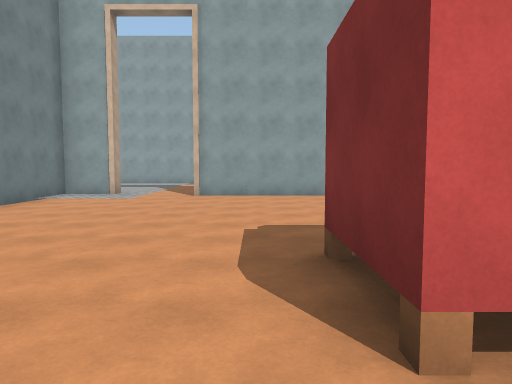
view 1 (above)

24 first-person views from a walk through a 3-D level made in the Unity game engine. The camera is 1.5 m above the floor, tilts 4° down and sees 70° across. The floor is counted in squares, 2 m on a side. Each view is taken from the middle of a square. On the plan, view 1 faces up. The plan holds only what a view shows up to about 11 squares ahead; the rest is blank. The place goes on beyond the plan. The player character is not drawn. Surface patterns are stand-ins for the level's own textures.

view 2
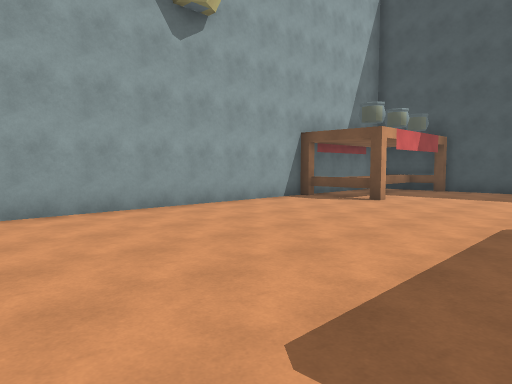

view 3
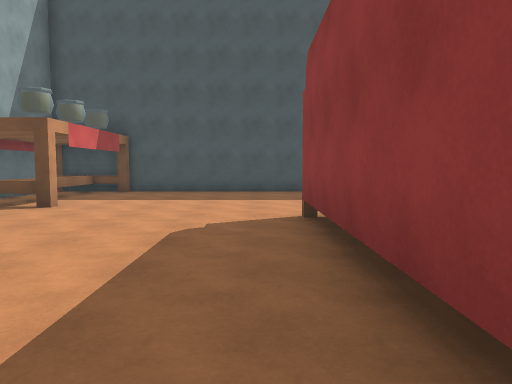

view 4
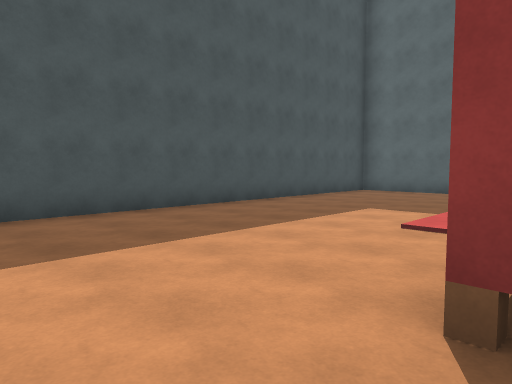

view 5
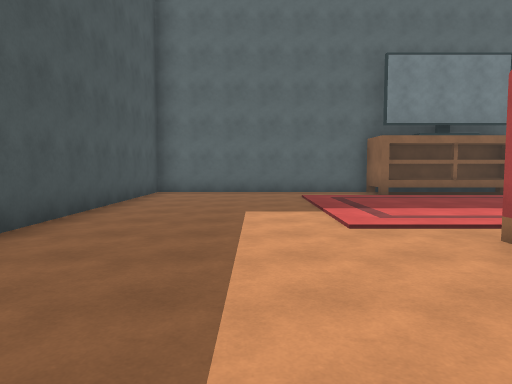

view 6
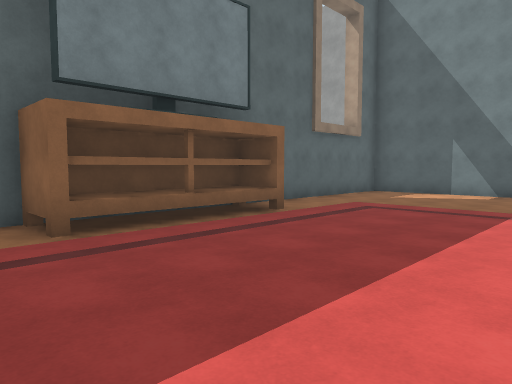

view 7
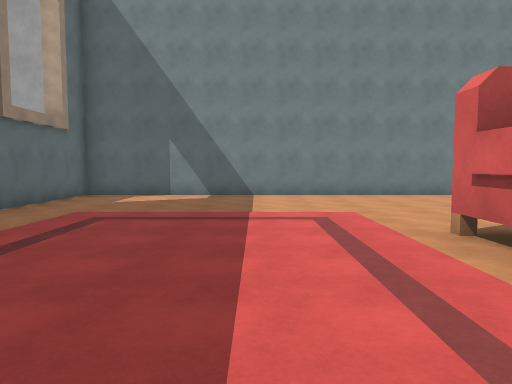

view 8
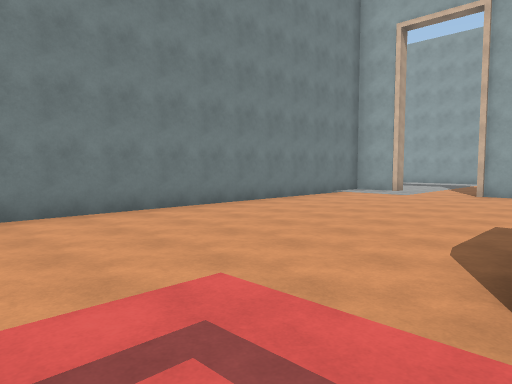

view 9
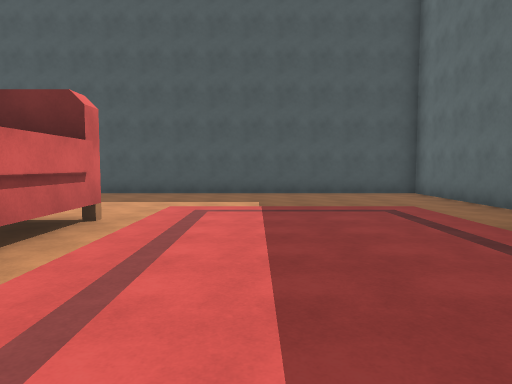

view 10
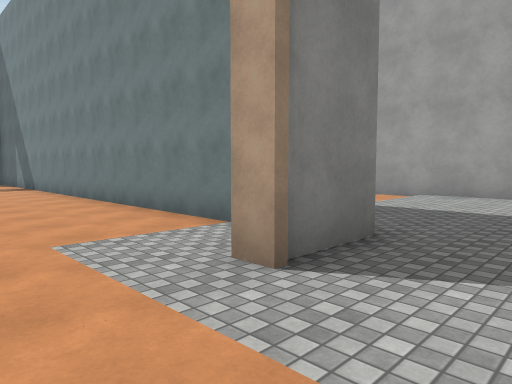

view 11
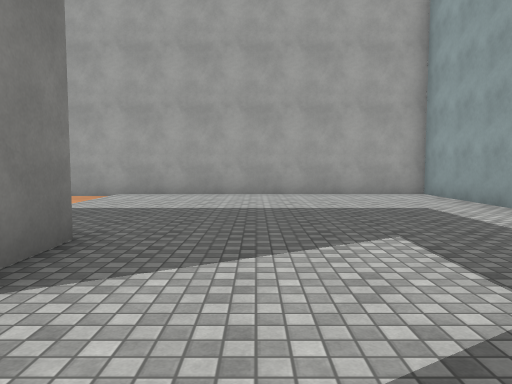

view 12
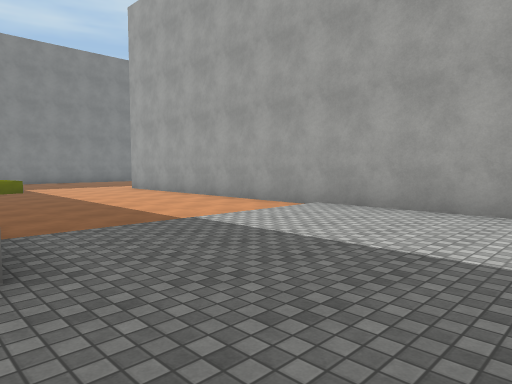

view 13
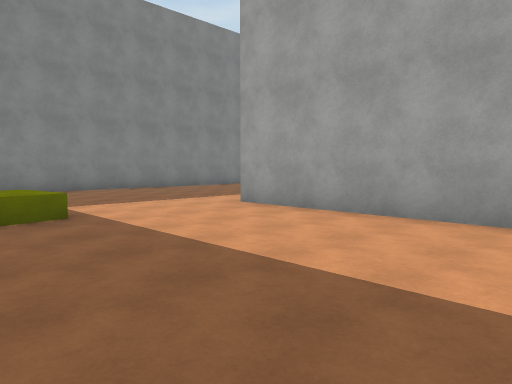

view 14
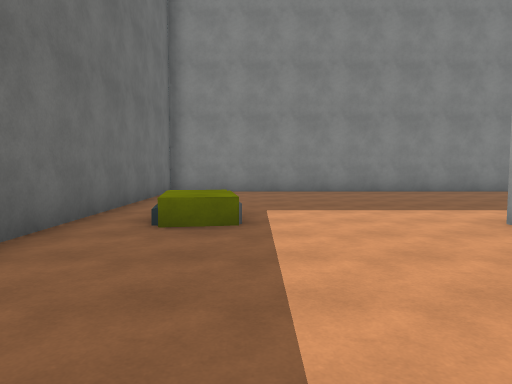

view 15
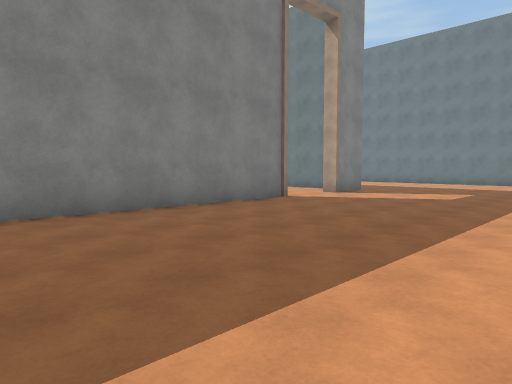

view 16
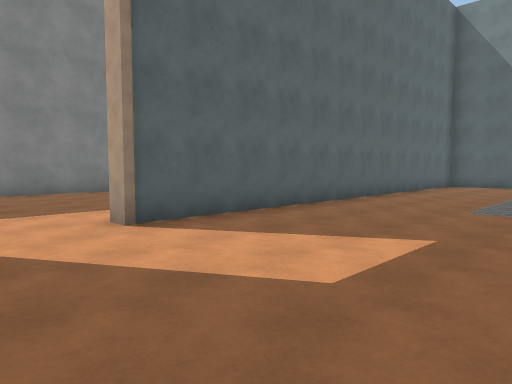

view 17
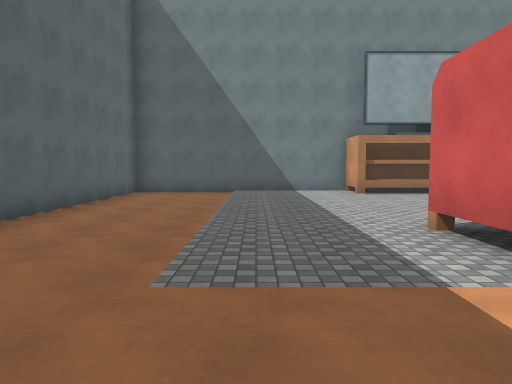

view 18
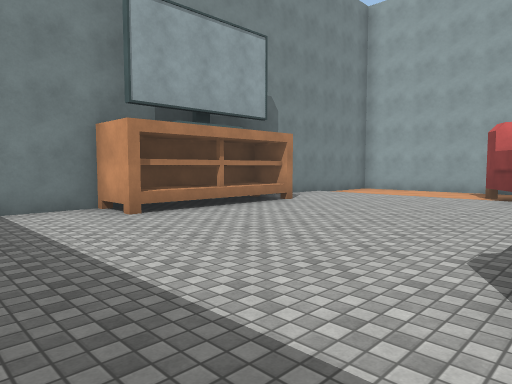

view 19
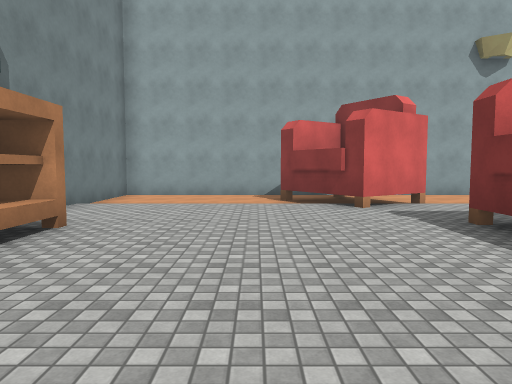

view 20
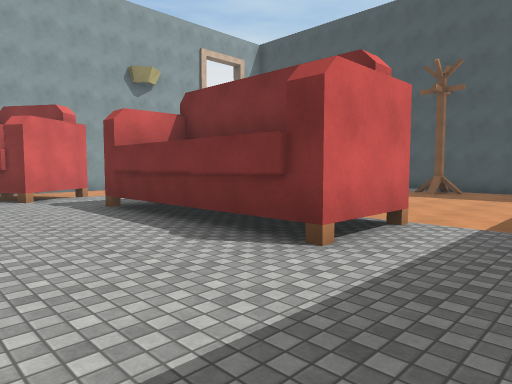

view 21
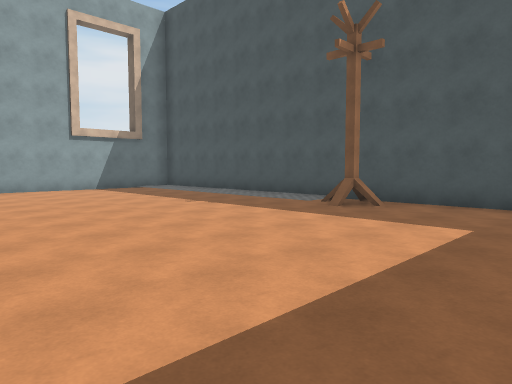

view 22
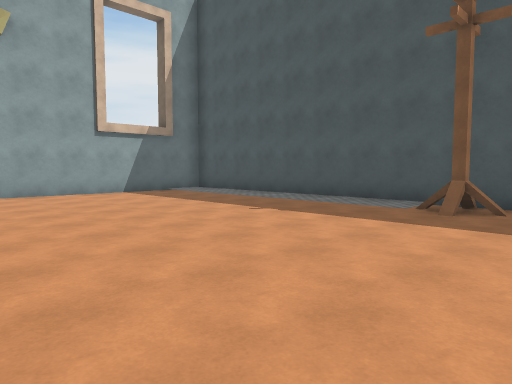

view 23
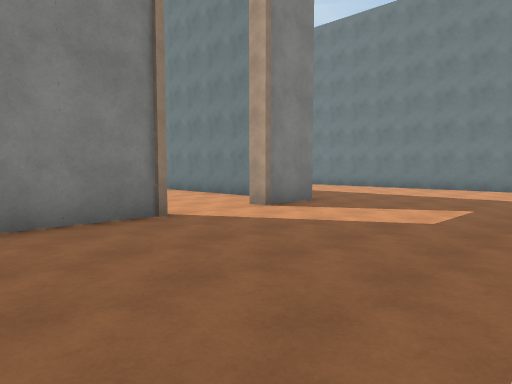

view 24
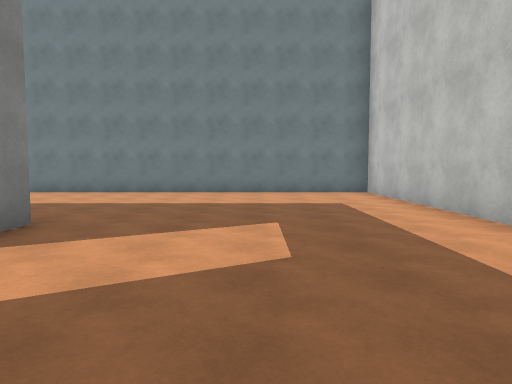

### Floor plan
Points are (right, up) in squares from view 1. A wall is a line through its corners. A room is listed if a view was taken in it or the views show most of it. See-through windows are left out.
Room 1 (views 1, 2, 3, 4, 5, 6, 7, 8, 9)
walls: (5.6, 1.3) (0.6, 1.3) (0.6, 3.3) (5.6, 3.3); (0.6, -4.5) (4.7, -4.5) (4.7, -5.7) (10.9, -5.7) (10.9, 7.9); (0.9, -5.5) (4.8, -5.5); (6.7, 7.8) (6.7, 10) (-1.7, 10); (10.6, 7.8) (10.6, 8.7); (10.9, 8) (10.9, 9.8); (-3.8, 10) (-5.2, 10) (-5.2, -5.7) (-0.6, -5.7); (10, 10) (7.3, 10)
low walls: (0.9, -5.7) (3.5, -5.7); (7.9, 8.7) (7, 8.7); (10.6, 8.7) (8.6, 8.7)
ways out: opening at (-2.5, 10) to room 2
Room 2 (views 10, 11, 12, 13, 14, 15, 16, 17, 18, 19, 20, 21, 22, 23, 24)
walls: (-11.5, 5.3) (-11.5, 14.1); (-19.1, 6) (-21.1, 6) (-21.1, 10.9); (-5.5, 10.3) (-3.8, 10.3) (-3.8, 10); (-21.5, 0.3) (-27.6, 0.3) (-27.6, -9.5); (-10.9, 16.3) (-11.3, 16.3) (-11.3, 0.3); (-18, -5.9) (-5.5, -5.9) (-5.5, 1.5); (-21.8, -5.9) (-20.1, -5.9) (-20.1, -6.4); (-26.4, 10.6) (-26.4, 6.6) (-27.6, 6.6) (-27.6, 0.5) (-15.1, 0.5) (-15.1, 0.1); (-27.5, 9.3) (-27.5, 7.1); (-21.5, -7.6) (-21.5, -9.5); (-27.5, 10.4) (-27.5, 9.4); (-26.9, 16.3) (-27.6, 16.3) (-27.6, 12.1)
ways out: opening at (-2.5, 10) to room 1
objects: other object (-23, 14) to (-22, 14); rack (-12, 8); other object (-7, -1)

Positions as (right, up) in squares from view 1, and headings:
1: (0, 0), facing up
2: (-1, 4), facing up-right
3: (0, 4), facing right
4: (5, 5), facing down-right
5: (8, 5), facing down
6: (6, 0), facing down-left
7: (5, -1), facing left
8: (1, -1), facing up-left
9: (0, -1), facing right
10: (-2, 12), facing down-left
11: (-2, 12), facing left
12: (-5, 13), facing down-left
13: (-6, 6), facing down-left
14: (-8, 5), facing down
15: (-11, 0), facing down-left
16: (-13, 5), facing down-left
17: (-17, 4), facing left
18: (-21, 4), facing up-left
19: (-24, 6), facing up
20: (-24, 4), facing up-right
21: (-19, 4), facing up-right
22: (-19, 6), facing up-right
23: (-15, -1), facing down-left
24: (-17, -3), facing left
